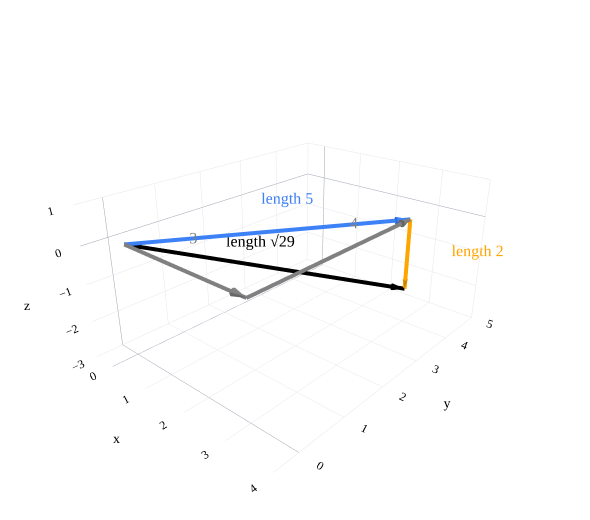

Notebook source saved alongside this figure:
### Markdown cell above
We use **norm** and **magnitude** as other words for length, and write the norm of $\vec v$ as $\lVert \vec v \rVert$. Here, $\lVert \vec v \rVert = 5$.

### Example in ℝ³

What if we add a third component? Consider

$$\vec v = \begin{bmatrix} {\color{gray} 3} \\ {\color{gray} 4} \\ {\color{orange} -2} \end{bmatrix}.$$

### Code cell
vectors = [
    (((0, 0, 0), (3, 0, 0)), 'gray', '3'),
    (((3, 0, 0), (3, 4, 0)), 'gray', '4'),
    (((0, 0, 0), (3, 4, 0)), '#3d81f6', 'length 5'),
    (((3, 4, 0), (3, 4, -2)), 'orange', 'length 2'),
    (((0, 0, 0), (3, 4, -2)), 'black', 'length √29'),
]
fig = plot_vectors_non_origin(vectors, vdeltax=0.15, vdeltay=0.15, vdeltaz=0.2)
fig.update_layout(width=590, height=520, margin=dict(l=0,r=0,t=15,b=0),
    scene=dict(xaxis=dict(title='x',range=[-0.5,4],dtick=1),
               yaxis=dict(title='y',range=[-0.5,5],dtick=1),
               zaxis=dict(title='z',range=[-3,1],dtick=1),
               aspectmode='data', camera=dict(eye=dict(x=1.6,y=-1.8,z=1.1))))
fig.data[11].update(x=[3.35], y=[4.45], z=[-1.0], textposition='middle right')
fig.data[14].update(x=[1.1], y=[2.0], z=[-1.1])
finish_vectors(fig, vectors, renderer='plotly_mimetype')
fig.show()

### Figure 1 — Plotly figure (JSON) as saved in the notebook; plotly's stock layout.template omitted (floating-point values rounded to 4 significant figures)
{"data": [{"hoverinfo": "skip", "line": {"color": "gray", "width": 8}, "marker": {"color": "#3d81f6"}, "mode": "lines", "showlegend": false, "type": "scatter3d", "x": [0.0, 3.0], "y": [0.0, 0.0], "z": [0.0, 0.0]}, {"anchor": "tip", "colorscale": [[0, "gray"], [1, "gray"]], "hoverinfo": "skip", "showscale": false, "sizemode": "absolute", "sizeref": 0.28, "type": "cone", "u": [1.0], "v": [0.0], "w": [0.0], "x": [3.0], "y": [0.0], "z": [0.0]}, {"hoverinfo": "skip", "mode": "text", "showlegend": false, "text": ["3"], "textfont": {"color": "gray", "size": 16}, "type": "scatter3d", "x": [1.65], "y": [0.15], "z": [0.2]}, {"hoverinfo": "skip", "line": {"color": "gray", "width": 8}, "marker": {"color": "orange"}, "mode": "lines", "showlegend": false, "type": "scatter3d", "x": [3.0, 3.0], "y": [0.0, 4.0], "z": [0.0, 0.0]}, {"anchor": "tip", "colorscale": [[0, "gray"], [1, "gray"]], "hoverinfo": "skip", "showscale": false, "sizemode": "absolute", "sizeref": 0.28, "type": "cone", "u": [0.0], "v": [1.0], "w": [0.0], "x": [3.0], "y": [4.0], "z": [0.0]}, {"hoverinfo": "skip", "mode": "text", "showlegend": false, "text": ["4"], "textfont": {"color": "gray", "size": 16}, "type": "scatter3d", "x": [3.15], "y": [2.15], "z": [0.2]}, {"hoverinfo": "skip", "line": {"color": "#3d81f6", "width": 8}, "marker": {"color": "#d81a60"}, "mode": "lines", "showlegend": false, "type": "scatter3d", "x": [0.0, 3.0], "y": [0.0, 4.0], "z": [0.0, 0.0]}, {"anchor": "tip", "colorscale": [[0, "#3d81f6"], [1, "#3d81f6"]], "hoverinfo": "skip", "showscale": false, "sizemode": "absolute", "sizeref": 0.28, "type": "cone", "u": [0.6], "v": [0.8], "w": [0.0], "x": [3.0], "y": [4.0], "z": [0.0]}, {"hoverinfo": "skip", "mode": "text", "showlegend": false, "text": ["length 5"], "textfont": {"color": "#3d81f6", "size": 16}, "type": "scatter3d", "x": [1.65], "y": [2.15], "z": [0.2]}, {"hoverinfo": "skip", "line": {"color": "orange", "width": 8}, "marker": {"color": "#3d81f6"}, "mode": "lines", "showlegend": false, "type": "scatter3d", "x": [3.0, 3.0], "y": [4.0, 4.0], "z": [0.0, -2.0]}, {"anchor": "tip", "colorscale": [[0, "orange"], [1, "orange"]], "hoverinfo": "skip", "showscale": false, "sizemode": "absolute", "sizeref": 0.28, "type": "cone", "u": [0.0], "v": [0.0], "w": [-1.0], "x": [3.0], "y": [4.0], "z": [-2.0]}, {"hoverinfo": "skip", "mode": "text", "showlegend": false, "text": ["length 2"], "textfont": {"color": "orange", "size": 16}, "textposition": "middle right", "type": "scatter3d", "x": [3.35], "y": [4.45], "z": [-1.0]}, {"hoverinfo": "skip", "line": {"color": "black", "width": 8}, "marker": {"color": "orange"}, "mode": "lines", "showlegend": false, "type": "scatter3d", "x": [0.0, 3.0], "y": [0.0, 4.0], "z": [0.0, -2.0]}, {"anchor": "tip", "colorscale": [[0, "black"], [1, "black"]], "hoverinfo": "skip", "showscale": false, "sizemode": "absolute", "sizeref": 0.28, "type": "cone", "u": [0.5571], "v": [0.7428], "w": [-0.3714], "x": [3.0], "y": [4.0], "z": [-2.0]}, {"hoverinfo": "skip", "mode": "text", "showlegend": false, "text": ["length √29"], "textfont": {"color": "black", "size": 16}, "type": "scatter3d", "x": [1.1], "y": [2.0], "z": [-1.1]}], "layout": {"colorway": ["#3d81f6", "orange", "#d81a60"], "font": {"color": "black", "family": "Palatino"}, "height": 520, "margin": {"b": 0, "l": 0, "r": 0, "t": 15}, "paper_bgcolor": "white", "plot_bgcolor": "white", "scene": {"aspectmode": "data", "bgcolor": "white", "camera": {"eye": {"x": 1.6, "y": -1.8, "z": 1.1}}, "xaxis": {"backgroundcolor": "white", "dtick": 1, "gridcolor": "#e5e7eb", "range": [-0.5, 4], "title": {"text": "x"}, "zerolinecolor": "#9ca3af"}, "yaxis": {"backgroundcolor": "white", "dtick": 1, "gridcolor": "#e5e7eb", "range": [-0.5, 5], "title": {"text": "y"}, "zerolinecolor": "#9ca3af"}, "zaxis": {"backgroundcolor": "white", "dtick": 1, "gridcolor": "#e5e7eb", "range": [-3, 1], "title": {"text": "z"}, "zerolinecolor": "#9ca3af"}}, "width": 590, "xaxis": {"gridcolor": "#e5e7eb", "zerolinecolor": "#9ca3af"}, "yaxis": {"gridcolor": "#e5e7eb", "zerolinecolor": "#9ca3af"}}}
